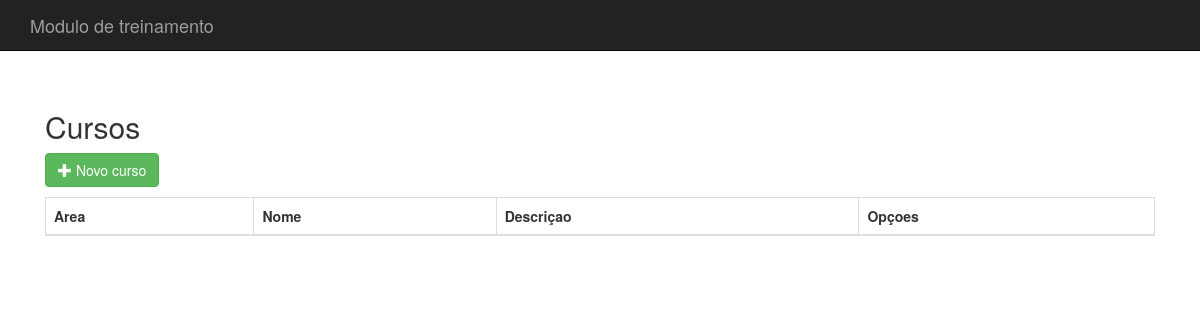
/cursos.php, run on an earlier commit of the app's database.
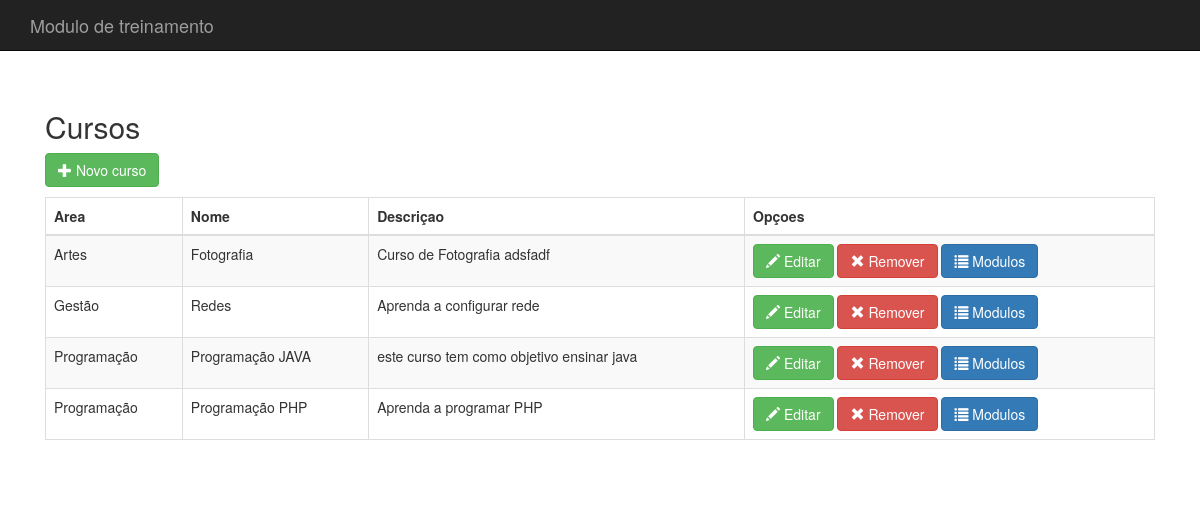
And on a later commit of the database.
### tables this page shows
CREATE TABLE IF NOT EXISTS `cursos` (
`curso_id` int(4) NOT NULL,
  `curso_nome` varchar(255) NOT NULL,
  `curso_area_id` int(11) NOT NULL,
  `curso_descricao` text
);

CREATE TABLE IF NOT EXISTS `areas` (
`area_id` int(11) NOT NULL,
  `area_nome` varchar(255) NOT NULL
);

### cursos.php (the view, shortened to what this page needs)
<?php
include 'conf/header.php';
$stmt = $conn->prepare("SELECT c.curso_id,c.curso_nome,	c.curso_descricao, a.area_nome FROM cursos c inner join areas a on a.area_id = c.curso_area_id order by a.area_nome,c.curso_nome");
$stmt->execute();
$stmt->bind_result($id,$nome,$descricao,$area);
?>
<h2>Cursos</h2>
<a class="btn btn-success" href="cursos_edit.php?id=0" role="button"><i class="glyphicon glyphicon-plus"></i> Novo curso</a>
<table class="table table-bordered table-hover table-striped">
	<thead>
		<tr>
			<th>Area</th>
			<th>Nome</th>
			<th>Descriçao</th>
			<th>Opçoes</th>
		</tr>
	</thead>
	<tbody>
	<?php
		while($stmt->fetch()){
	?>
		<tr>
			<td><?php echo htmlspecialchars($area)?></td>
			<td><?php echo htmlspecialchars($nome)?></td>
			<td><?php echo htmlspecialchars($descricao)?></td>
			<td>
				<a class="btn btn-success" href="cursos_edit.php?id=<?php echo $id ?>" role="button"><i class="glyphicon glyphicon-pencil"></i> Editar</a>
				<a class="btn btn-danger" href="cursos_delete.php?id=<?php echo $id ?>" onclick="return confirm('Deseja realmente remover?');" role="button"><i class="glyphicon glyphicon-remove"></i> Remover</a>
				<a class="btn btn-primary" href="modulos.php?curso_id=<?php echo $id ?>" role="button"><i class="glyphicon glyphicon-list"></i> Modulos</a>
			</td>
		</tr>
	<?php
		}
	?>
	</tbody>
</table>
<?php
include 'conf/footer.php';
?>

What changed in the data, as far as the page shows it:
now on this page (row edited): cursos: areas.area_nome "Artes", curso_nome "Fotografia", curso_descricao "Curso de Fotografia adsfadf"
now on this page (row edited): cursos: areas.area_nome "Gestão", curso_nome "Redes", curso_descricao "Aprenda a configurar rede"
added cursos: areas.area_nome "Programação", curso_nome "Programação JAVA", curso_descricao "este curso tem como objetivo ensinar java"
now on this page (row edited): cursos: areas.area_nome "Programação", curso_nome "Programação PHP", curso_descricao "Aprenda a programar PHP"
